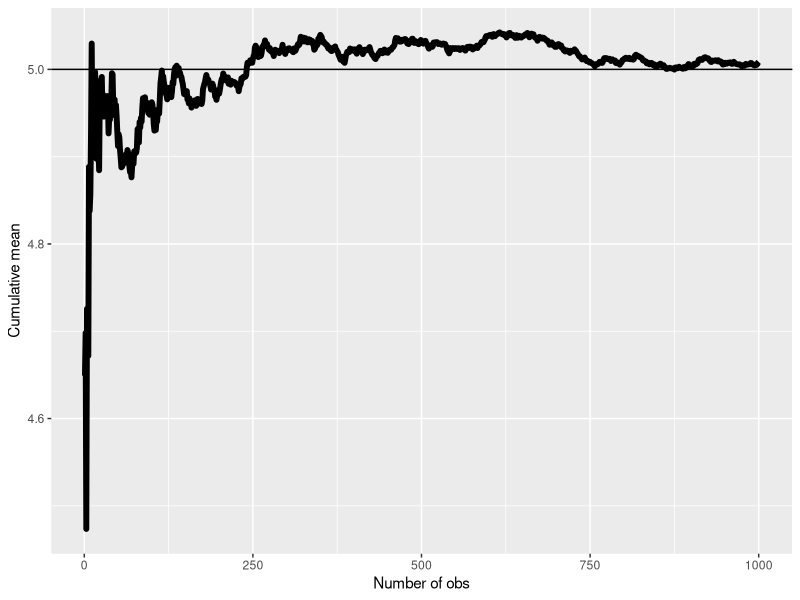
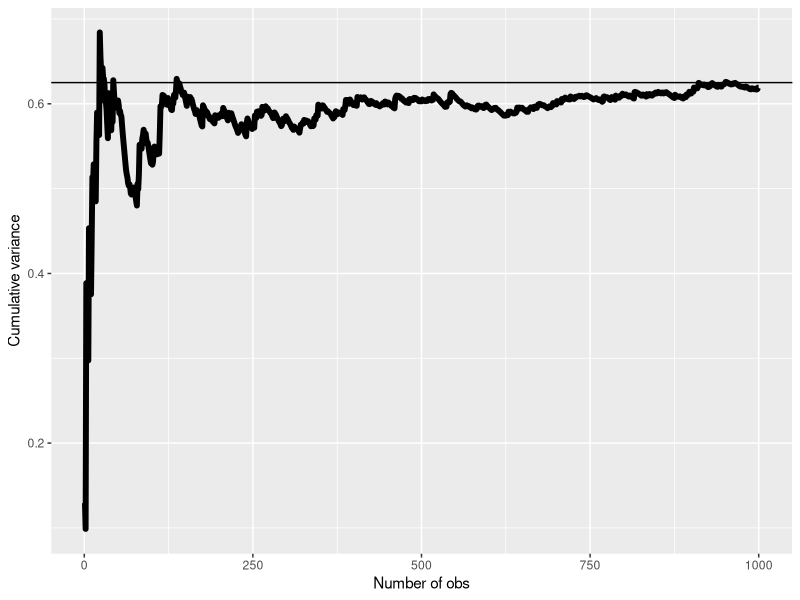
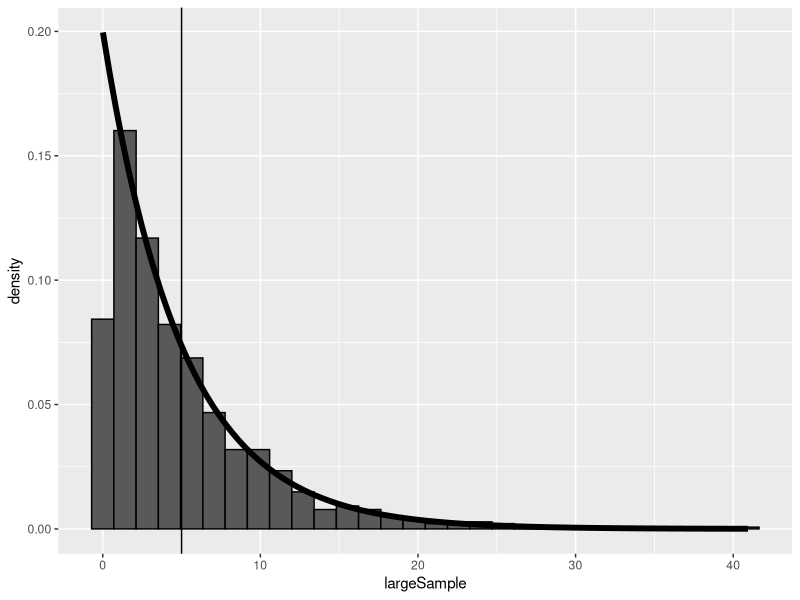
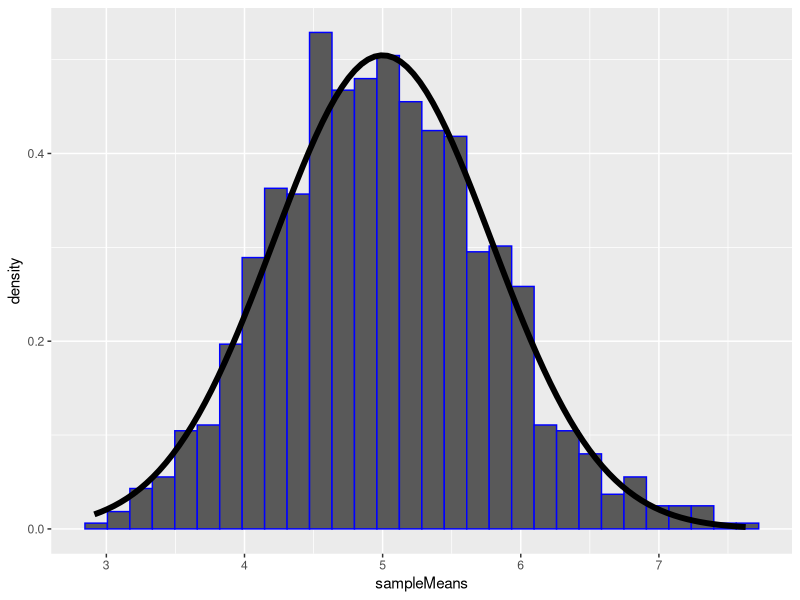

These figures' R source, in order:
library(ggplot2)

# rexp(n, lambda) where lambda is the rate parameter.
#     The mean of exponential distribution is 1/lambda
#     The standard deviation is also 1/lambda
# Set lambda = 0.2 for all of the simulations.
# You will investigate the distribution of averages of 40 exponentials.
# Note that you will need to do a thousand simulations.

# Illustrate, via simulation and associated explanatory text, the properties of the distribution of the mean of 40 exponentials.
# 1. Show the sample mean and compare it to the theoretical mean of the distribution.
# 2. Show how variable the sample is (via variance) and compare it to the theoretical variance of the distribution.
# 3. Show that the distribution is approximately normal.
#     - the difference between the distribution of a large collection of random exponentials
#     - the distribution of a large collection of averages of 40 exponentials. 

noSim <- 1000
sampleSize <- 40
lambda <- .2
stdError <- function(lmbda, n) 1/(lmbda*sqrt(n))

theoreticalMean <- 1/lambda
theoreticalVariance <- stdError(lambda, sampleSize)^2
# using noSim * sampleSize so, for Q3, we are comparing the set of numbers
rv <- rexp(noSim * sampleSize, lambda)
randomExps <- data.frame(
  largeSample = sample(rv, noSim),
  sampleMeans = rowMeans(matrix(rv, noSim))
)

sampleMean <- mean(randomExps$sampleMeans)
sampleVariance <- var(randomExps$sampleMeans)

# Shows mean converging on theoretic mean as sample size increases
means <- cumsum(randomExps$sampleMeans) / (1 : noSim)
g <- ggplot(data.frame(x = 1 : noSim, y = means), aes(x = x, y = y))
g <- g + geom_hline(yintercept = theoreticalMean) + geom_line(size = 2)
g <- g + labs(x = "Number of obs", y = "Cumulative mean")
g

# Shows variance converging on theoretic variance as sample size increases
vars <- cumsum((randomExps$sampleMeans-sampleMean)^2) / (1 : noSim)
g <- ggplot(data.frame(x = 1 : noSim, y = vars), aes(x = x, y = y))
g <- g + geom_hline(yintercept = theoreticalVariance) + geom_line(size = 2)
g <- g + labs(x = "Number of obs", y = "Cumulative variance")
g


g <- ggplot(randomExps, aes(x = largeSample)) + geom_histogram(colour = "black", aes(y = ..density..)) 
g + stat_function(fun = dexp, args = list(rate = lambda), size = 2) + geom_vline(xintercept=theoreticalMean)

g <- ggplot(randomExps, aes(x = sampleMeans)) + geom_histogram(colour = "blue", aes(y = ..density..)) 
g + stat_function(fun = dnorm, args = list(mean = theoreticalMean, sd = stdError(lambda, sampleSize)), size = 2)


